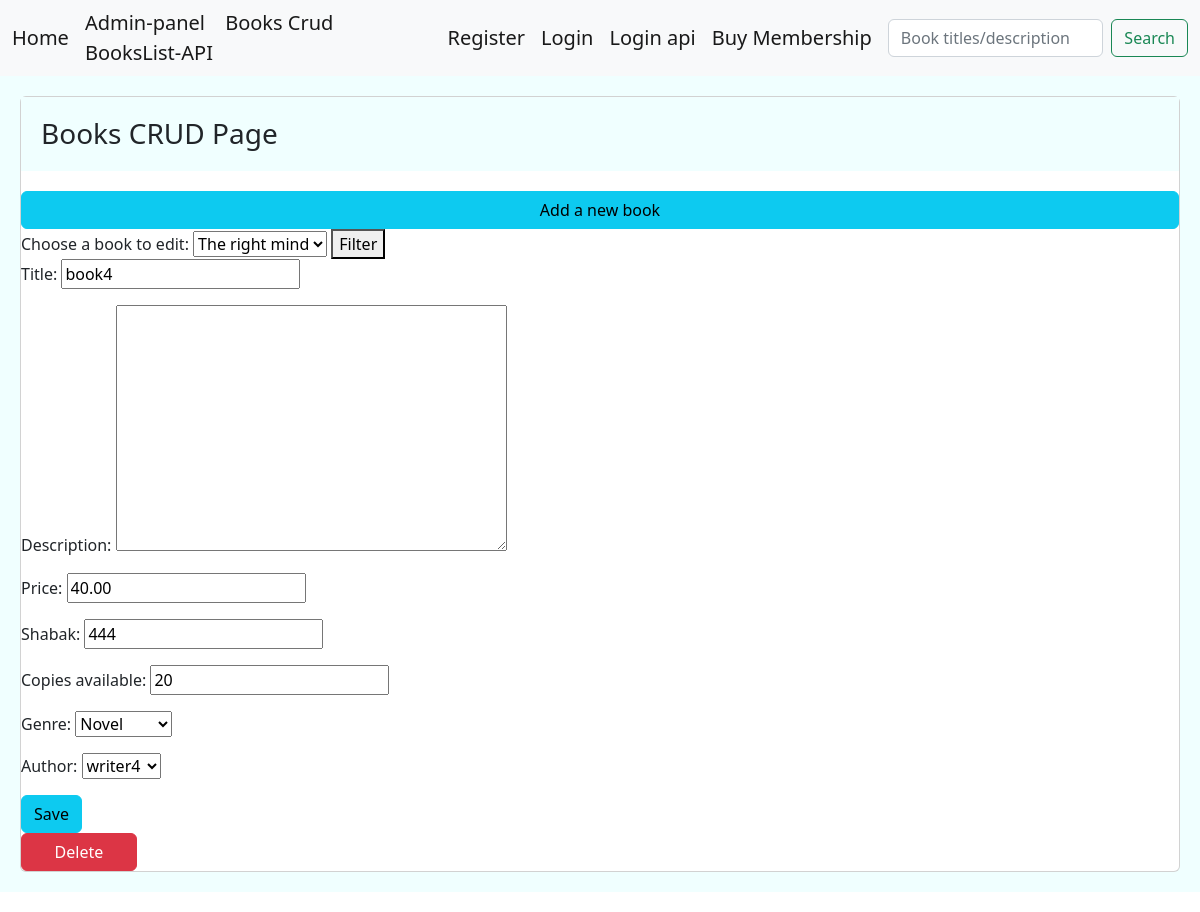
The page /books-crud/7/ on the database its author committed.
### library/models.py (models this page shows, shortened)
class Books(models.Model):
    title = models.CharField(max_length=100)
    description = models.TextField(null=True)
    price = models.DecimalField(max_digits=6 , decimal_places=2, default=0.00)
    shabak = models.CharField(max_length=150,null=True)
    copies_available = models.PositiveIntegerField(default=4)
    genre = models.ForeignKey('Genre', on_delete=models.SET_NULL, null=True)
    author = models.ForeignKey('Author', on_delete=models.SET_NULL, null=True)

class Genre(models.Model):
    genre = models.CharField(max_length=50,null=True)
    def __str__(self):
        return self.genre

class Author(models.Model):
    author = models.CharField(max_length=150,null=True)
    born_city = models.CharField(max_length=200, null=True)
    def __str__(self):
        return self.author

### library/views.py (the view, shortened to what this page needs)
# urls.py: path('books-crud/<int:book_id>/',views.BooksCrud.as_view(), name='bcrud'),
class BooksCrud(View):
    form_class = BooksCrudForm
    template_class = 'library/bcrud.html'
    def get(self,request,book_id):
        books = Books.objects.values('id','title')
        if book_id == 0:
            form = self.form_class
            return render(request,self.template_class,{'form':form,'books':books})
        else:
            instance = get_object_or_404(Books, pk=book_id)
            form = self.form_class(instance=instance)
            return render(request,self.template_class,{'form':form,'books':books})

### library/forms.py
class BooksCrudForm(forms.ModelForm):
    class Meta:
        model = Books
        fields = '__all__'

### library/templates/library/bcrud.html (shortened to what this page needs)
{% extends 'main.html' %}
{% block content %}
<div class="card">
    <h3 class="card-title jumbotron"> Books CRUD Page</h3> <a href="{% url 'library:bcrud' 0  %}" class="btn btn-info">Add a new book </a>
    <form id="filterForm" method="GET" action="">
        <label for="book_id">Choose a book to edit:</label>
        <select name="book_id" id="bookSelect">
            {% for j in books %}
                <option value="{{ j.id }}">{{ j.title }}</option>
            {% endfor %}
        </select>
        <button type="submit">Filter</button>
    </form>
    <form action="" method="post">
        {{ form.as_p }}
        <input type="submit" value="Save" class="btn btn-info">
    </form>
    {% if form.instance.id != None and form.instance.id != 0 %}
        <a href="{% url 'library:bdelete' form.instance.id %}" class="btn btn-danger" style="width: 10%;">Delete</a>
    {% endif %}
    {% endblock %}

### templates/main.html (style rules this page uses)
.jumbotron { padding: 20px; margin-bottom: 20px; background-color: azure; }

### rows shown on the page
Books: title "book4", price "40.00", shabak "444", copies_available "20"
Genre: genre "Novel"
Author: author "writer4"

### other values the page prints
form field book_id "The right mind"
